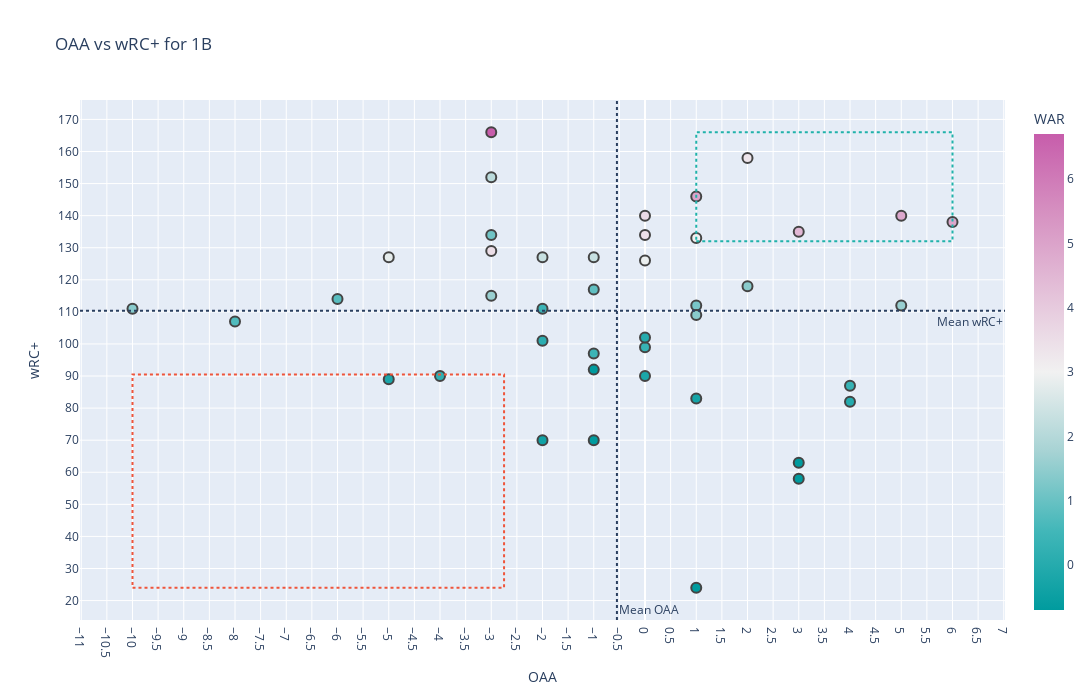

The cell this chart's notebook holds for it:
### Markdown cell above
## Infield

### Code cell
firstbase_plot

### Figure 1 — Plotly figure (JSON) as saved in the notebook; plotly's stock layout.template omitted (floating-point values rounded to 4 significant figures)
{"data": [{"customdata": [["STL", 679], ["- - -", 576], ["LAD", 592], ["ARI", 445], ["MIA", 128], ["ATL", 695], ["- - -", 315], ["- - -", 307], ["WSN", 568], ["SFG", 381], ["MIA", 510], ["SDP", 500], ["SEA", 104], ["OAK", 673], ["NYM", 637], ["KCR", 659], ["CLE", 279], ["- - -", 296], ["SDP", 565], ["CIN", 533], ["CHW", 659], ["HOU", 605], ["WSN", 273], ["COL", 547], ["TBR", 305], ["KCR", 254], ["DET", 526], ["NYY", 241], ["MIL", 258], ["- - -", 143], ["PHI", 443], ["SEA", 650], ["TOR", 698], ["TEX", 642], ["- - -", 259], ["MIA", 250], ["- - -", 262], ["LAA", 585], ["- - -", 325], ["LAD", 234], ["BOS", 453], ["BAL", 586]], "hovertemplate": "<b>%{hovertext}</b><br><br>OAA=%{x}<br>wRC+=%{y}<br>Team=%{customdata[0]}<br>PA=%{customdata[1]}<br>WAR=%{marker.color}<extra></extra>", "hovertext": ["Paul Goldschmidt", "Anthony Rizzo", "Max Muncy", "Christian Walker", "Lewin Diaz", "Freddie Freeman", "Jake Bauers", "Marwin Gonzalez", "Josh Bell", "Brandon Belt", "Jesus Aguilar", "Wil Myers", "Evan White", "Matt Olson", "Pete Alonso", "Carlos Santana", "Bobby Bradley", "Albert Pujols", "Eric Hosmer", "Joey Votto", "Jose Abreu", "Yuli Gurriel", "Ryan Zimmerman", "C.J. Cron", "Ji-Man Choi", "Ryan O'Hearn", "Miguel Cabrera", "Luke Voit", "Daniel Vogelbach", "John Nogowski", "Rhys Hoskins", "Ty France", "Vladimir Guerrero Jr.", "Nathaniel Lowe", "Frank Schwindel", "Garrett Cooper", "Yoshi Tsutsugo", "Jared Walsh", "Rowdy Tellez", "Matt Beaty", "Bobby Dalbec", "Ryan Mountcastle"], "legendgroup": "", "marker": {"color": [4.9, 1.6, 4.9, 0.3, 0, 4.5, -0.7, -0.7, 1.4, 3.3, 1.2, 1.4, -0.7, 5, 3, -0.3, 0.3, -0.2, 0, 3.6, 2.9, 3.4, 0.4, 2.3, 0.9, -0.7, -0.7, 0.4, 0.1, -0.4, 2.3, 3.5, 6.7, 1.6, 2.1, 1.1, 0.2, 2.8, -0.2, 0.8, 0.7, 1.4], "coloraxis": "coloraxis", "line": {"width": 2}, "size": 10, "symbol": "circle"}, "mode": "markers", "name": "", "orientation": "v", "showlegend": false, "type": "scatter", "x": [6, 5, 5, 4, 4, 3, 3, 3, 2, 2, 1, 1, 1, 1, 1, 1, 0, 0, 0, 0, 0, 0, -1, -1, -1, -1, -1, -2, -2, -2, -2, -3, -3, -3, -3, -3, -4, -5, -5, -6, -8, -10], "xaxis": "x", "y": [138, 112, 140, 87, 82, 135, 63, 58, 118, 158, 112, 109, 24, 146, 133, 83, 99, 90, 102, 140, 126, 134, 97, 127, 117, 70, 92, 111, 101, 70, 127, 129, 166, 115, 152, 134, 90, 127, 89, 114, 107, 111], "yaxis": "y"}], "layout": {"annotations": [{"showarrow": false, "text": "Mean wRC+", "x": 1, "xanchor": "right", "xref": "x domain", "y": 110.4, "yanchor": "top", "yref": "y"}, {"showarrow": false, "text": "Mean OAA", "x": -0.5476, "xanchor": "left", "xref": "x", "y": 0, "yanchor": "bottom", "yref": "y domain"}], "coloraxis": {"colorbar": {"title": {"text": "WAR"}}, "colorscale": [[0, "rgb(0, 155, 158)"], [0.1667, "rgb(66, 183, 185)"], [0.3333, "rgb(167, 211, 212)"], [0.5, "rgb(241, 241, 241)"], [0.6667, "rgb(228, 193, 217)"], [0.8333, "rgb(214, 145, 193)"], [1, "rgb(199, 93, 171)"]]}, "height": 700, "legend": {"tracegroupgap": 0}, "shapes": [{"line": {"color": "LightSeaGreen", "dash": "dot", "width": 2}, "x0": 1, "x1": 6, "y0": 132, "y1": 166}, {"line": {"color": "#EF553B", "dash": "dot", "width": 2}, "x0": -10, "x1": -2.75, "y0": 24, "y1": 90.5}, {"line": {"dash": "dot"}, "type": "line", "x0": 0, "x1": 1, "xref": "x domain", "y0": 110.4, "y1": 110.4, "yref": "y"}, {"line": {"dash": "dot"}, "type": "line", "x0": -0.5476, "x1": -0.5476, "xref": "x", "y0": 0, "y1": 1, "yref": "y domain"}], "title": {"text": "OAA vs wRC+ for 1B"}, "width": 1350, "xaxis": {"anchor": "y", "domain": [0, 1], "nticks": 40, "title": {"text": "OAA"}}, "yaxis": {"anchor": "x", "domain": [0, 1], "nticks": 20, "title": {"text": "wRC+"}}}}
